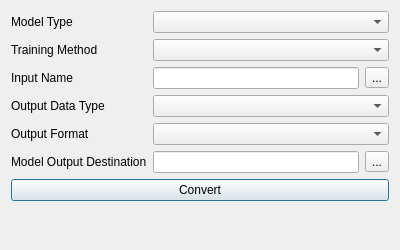
<?xml version="1.0" encoding="UTF-8"?>
<ui version="4.0">
 <class>Dialog</class>
 <widget class="QDialog" name="Dialog">
  <property name="windowModality">
   <enum>Qt::WindowModality::WindowModal</enum>
  </property>
  <property name="geometry">
   <rect>
    <x>0</x>
    <y>0</y>
    <width>400</width>
    <height>250</height>
   </rect>
  </property>
  <property name="sizePolicy">
   <sizepolicy hsizetype="Fixed" vsizetype="Fixed">
    <horstretch>0</horstretch>
    <verstretch>0</verstretch>
   </sizepolicy>
  </property>
  <property name="windowTitle">
   <string>Convert Tools</string>
  </property>
  <property name="sizeGripEnabled">
   <bool>false</bool>
  </property>
  <property name="modal">
   <bool>true</bool>
  </property>
  <layout class="QGridLayout" name="gridLayout">
   <item row="1" column="0">
    <widget class="QLabel" name="label">
     <property name="text">
      <string>Model Type</string>
     </property>
     <property name="buddy">
      <cstring>modelTypeCmb</cstring>
     </property>
    </widget>
   </item>
   <item row="1" column="1" colspan="2">
    <widget class="QComboBox" name="modelTypeCmb"/>
   </item>
   <item row="4" column="1" colspan="2">
    <widget class="QComboBox" name="outputDTypeCmb"/>
   </item>
   <item row="8" column="0">
    <spacer name="verticalSpacer">
     <property name="orientation">
      <enum>Qt::Orientation::Vertical</enum>
     </property>
     <property name="sizeHint" stdset="0">
      <size>
       <width>20</width>
       <height>40</height>
      </size>
     </property>
    </spacer>
   </item>
   <item row="4" column="0">
    <widget class="QLabel" name="label_4">
     <property name="text">
      <string>Output Data Type</string>
     </property>
     <property name="buddy">
      <cstring>outputDTypeCmb</cstring>
     </property>
    </widget>
   </item>
   <item row="3" column="0">
    <widget class="QLabel" name="label_3">
     <property name="text">
      <string>Input Name</string>
     </property>
     <property name="buddy">
      <cstring>inputLed</cstring>
     </property>
    </widget>
   </item>
   <item row="6" column="1">
    <widget class="QLineEdit" name="outputLed"/>
   </item>
   <item row="3" column="1">
    <widget class="QLineEdit" name="inputLed"/>
   </item>
   <item row="2" column="1" colspan="2">
    <widget class="QComboBox" name="trainingMethodCmb"/>
   </item>
   <item row="6" column="2">
    <widget class="QToolButton" name="outputBtn">
     <property name="text">
      <string>...</string>
     </property>
    </widget>
   </item>
   <item row="2" column="0">
    <widget class="QLabel" name="label_2">
     <property name="text">
      <string>Training Method</string>
     </property>
     <property name="buddy">
      <cstring>trainingMethodCmb</cstring>
     </property>
    </widget>
   </item>
   <item row="3" column="2">
    <widget class="QToolButton" name="inputBtn">
     <property name="text">
      <string>...</string>
     </property>
    </widget>
   </item>
   <item row="6" column="0">
    <widget class="QLabel" name="label_6">
     <property name="text">
      <string>Model Output Destination</string>
     </property>
     <property name="buddy">
      <cstring>outputLed</cstring>
     </property>
    </widget>
   </item>
   <item row="7" column="0" colspan="3">
    <widget class="QPushButton" name="convertBtn">
     <property name="text">
      <string>Convert</string>
     </property>
    </widget>
   </item>
   <item row="5" column="0">
    <widget class="QLabel" name="label_5">
     <property name="text">
      <string>Output Format</string>
     </property>
    </widget>
   </item>
   <item row="5" column="1" colspan="2">
    <widget class="QComboBox" name="outputFormatCmb"/>
   </item>
  </layout>
 </widget>
 <tabstops>
  <tabstop>modelTypeCmb</tabstop>
  <tabstop>trainingMethodCmb</tabstop>
  <tabstop>inputLed</tabstop>
  <tabstop>inputBtn</tabstop>
  <tabstop>outputDTypeCmb</tabstop>
  <tabstop>outputLed</tabstop>
  <tabstop>outputBtn</tabstop>
  <tabstop>convertBtn</tabstop>
 </tabstops>
 <resources/>
 <connections/>
</ui>
